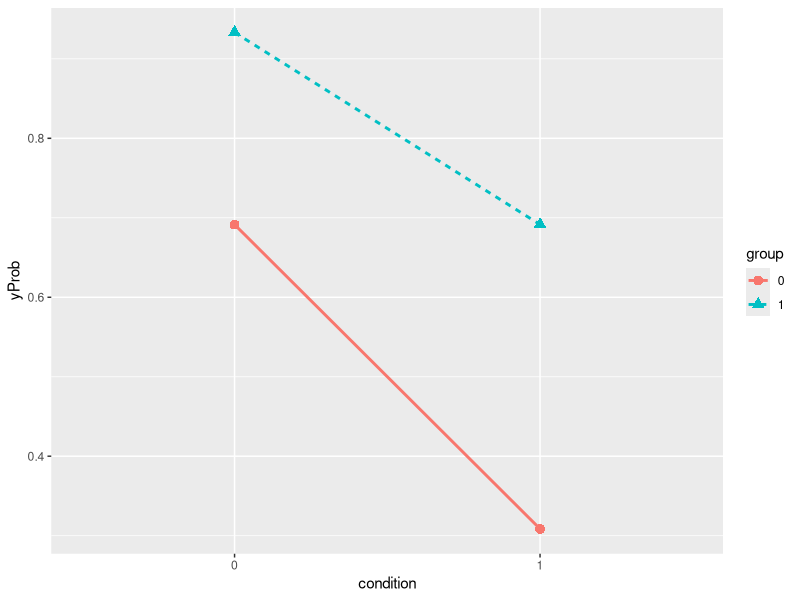
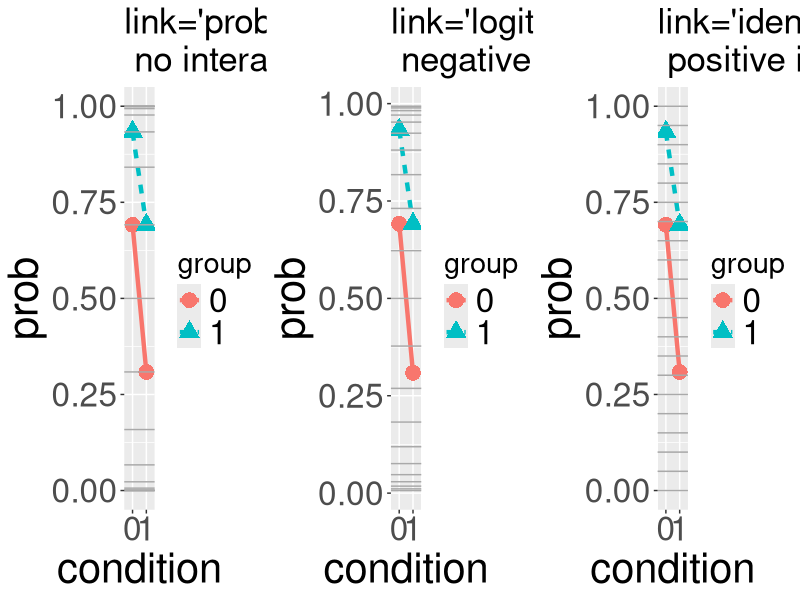

The R source for these figures, in order:

####################################

#rm(list=ls())
library(ggplot2)
library(scales)
library(gridExtra)
library(glmmTMB)
plogis_trans <- function() {
  trans_new("plogis", transform = plogis, inverse = qlogis)
}
probit_trans <- function() {
  trans_new("probit", transform = pnorm, inverse = qnorm)
}

####################################

# simulation for false positives

trueLF = "probit"
usedLF = "logit"
niter = 200

N = 200
k = 15

b0 = 0.5
b1 = 1
b2 = -1

pval = rep(NA,niter)
for(i in 1:niter){
  id = rep(1:N,each=k*2)
  rInt = rep(rnorm(N,0,0.5),each=k*2)
  group = rep(0:1,each=k*N)
  condition = rep(0:1,each=k,times=N)
  
  yLin = b0 + b1*group + b2*condition
  if(trueLF=="logit") yProb = plogis(yLin)
  if(trueLF=="probit") yProb = pnorm(yLin)
  y = rbinom(length(yLin),1,yProb)
  df = data.frame(y,id,group,condition)
  
  fit = glmmTMB(y ~ group*condition, data=df, family=binomial(link=usedLF))
  pval[i] = summary(fit)$coefficients$cond["group:condition","Pr(>|z|)"]
}
mean(pval<0.05)

group = as.factor(group)
condition = as.factor(condition)
ggplot(data=data.frame(),aes(x=condition,y=yProb,group=group,color=group,shape=group,linetype=group))+
  geom_point(size=3)+
  geom_line(linewidth=1)

####################################

# just plot 

b0 = 0.5
b1 = 1
b2 = -1
s1 = expand.grid(group=c(0,1),condition=c(0,1))
s1$yLin = b0 + b1*s1$group + b2*s1$condition
s1$prob = pnorm(s1$yLin)
s1$group = as.factor(s1$group)
s1$condition = as.factor(s1$condition)
lines_at = seq(-5,5,.5)
fs = 30
gg = ggplot(s1,aes(x=condition,y=prob,group=group,shape=group,color=group,linetype=group)) +
  geom_point(size=5) +
  geom_line(linewidth=1.5)
gg1 = gg + 
  geom_hline(yintercept=pnorm(lines_at),color="darkgray") +
  ggtitle("link='probit',\n no interaction") + 
  theme(text=element_text(size=fs), title=element_text(size=fs*.7), axis.title=element_text(size=fs))
gg2 = gg + 
  geom_hline(yintercept=plogis(lines_at),color="darkgray") +
  ggtitle("link='logit',\n negative interaction") + 
  theme(text=element_text(size=fs), title=element_text(size=fs*.7), axis.title=element_text(size=fs))
gg3 = gg + 
  geom_hline(yintercept=0.5+(lines_at/10),color="darkgray") +
  ggtitle("link='identity',\n positive interaction") + 
  theme(text=element_text(size=fs), title=element_text(size=fs*.7), axis.title=element_text(size=fs))
grid.arrange(gg1,gg2,gg3,ncol=3)

####################################
